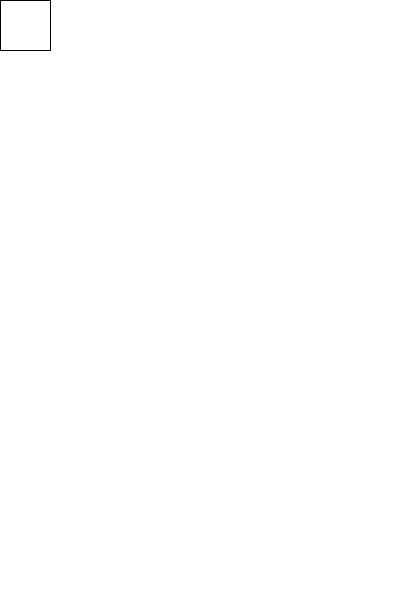
Frame 1 (no input)
Frame 60 (the mouse pressed at the canvas centre just before this capture): identical to frame 1, image omitted
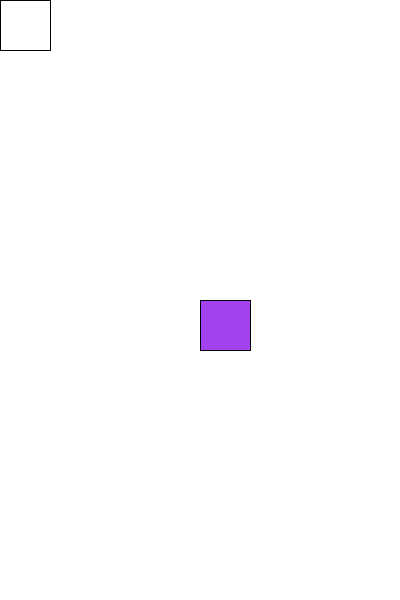
Frame 120 (the mouse held since frame 60 and released just before this capture)

The Processing sketch that drew these frames (run headless with seeded random() and noise(); from frame 60 on, the mouse is pressed at the canvas centre):

// Processing sketch: processing_62465
// ── processing_62465.pde

void setup()
{
  size(400, 600);
  background(255, 255, 255);
  smooth();
  frameRate(60);
}

 

void draw()
{

  
  rect( mouseX, mouseY, 50, 50 );

}

void mousePressed()
{
  fill( random(255), random(255), random(255) );
  
   textSize(20);
   textAlign(100,200);
  text("Square Snake", 100, 200);
  
  
}
